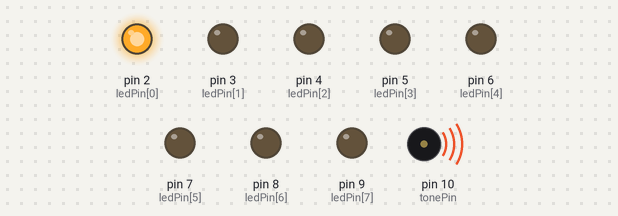
This sketch was run on a simulated Arduino Uno, built with avr-gcc and run on an emulated ATmega328P. On the bench: output pins drawn as LEDs (lit = HIGH), buzzer (waves = sounding).

Above: at 0.12 s.
At 1.1 s:
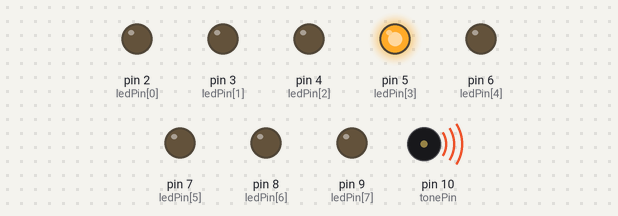
At 1.75 s:
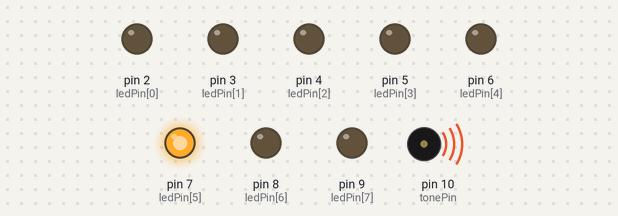
At 2.4 s:
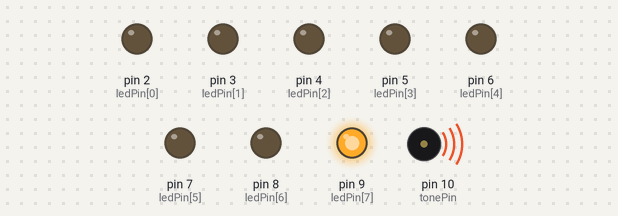
At 4.22 s:
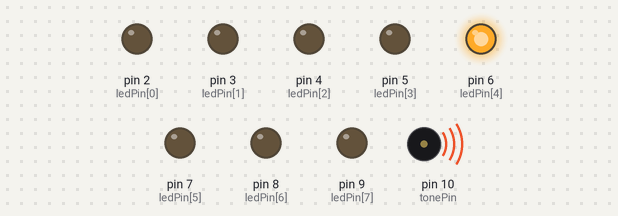
At 6.05 s:
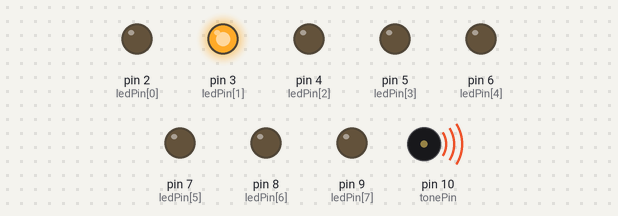
Timing chart, 0 to 6.4 s (numbered marks = the images above):
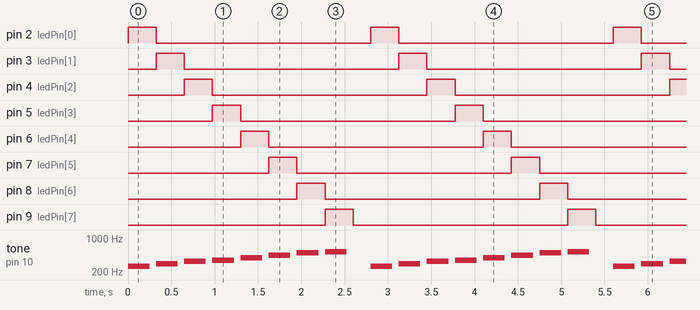

Measured:
- by itself, pin 2 (ledPin[0]), pin 3 (ledPin[1]), pin 4 (ledPin[2]), pin 5 (ledPin[3]), pin 6 (ledPin[4]), pin 7 (ledPin[5]), pin 8 (ledPin[6]), pin 9 (ledPin[7]): alternates HIGH for 0.33 s and LOW for 2.5 s
- by itself, tone on pin 10 (tonePin): repeats every 2.8 s: silent 0.08 s, 294 Hz 0.25 s, silent 0.08 s, 330 Hz 0.25 s, silent 0.08 s, 349 Hz 0.25 s, silent 0.08 s, 392 Hz 0.25 s, silent 0.08 s, 440 Hz 0.25 s, silent 0.08 s, 494 Hz 0.25 s, silent 0.08 s, 523 Hz 0.25 s, silent 0.28 s, 262 Hz 0.25 s

The sketch:

LED___.ino
```cpp
#define NOTE_C3 131
#define NOTE_D3 147
#define NOTE_E3 165
#define NOTE_F3 175
#define NOTE_G3 196
#define NOTE_A3 220
#define NOTE_B3 247
#define NOTE_C4 262
#define NOTE_D4 294
#define NOTE_E4 330
#define NOTE_F4 349
#define NOTE_G4 392
#define NOTE_A4 440
#define NOTE_B4 494
#define NOTE_C5 523

//note in the melody:
int melody[]={
  NOTE_C4, NOTE_D4, NOTE_E4, NOTE_F4, NOTE_G4, NOTE_A4, NOTE_B4, NOTE_C5
};

// note durations: 4= quarter note, 8 = eight note, etc. :
int noteDurations[]={
  4, 4, 4, 4, 4, 4, 4, 4
};

int ledPin[] ={
  2, 3, 4, 5, 6, 7, 8, 9
};

int tonePin=10;
int ledState;
void setup() {
  // put your setup code here, to run once:
  for(int thisLed=0;thisLed<8;thisLed++){
    pinMode(ledPin[thisLed],OUTPUT);
  }
}

void loop(){
  for(int thisNote =0; thisNote < sizeof(melody)/sizeof(melody[0]); thisNote++){
    int noteDuration = 1000 / noteDurations[thisNote];
    tone(tonePin, melody[thisNote], noteDuration);

    if(melody[thisNote]==NOTE_C4){
      digitalWrite(ledPin[0],HIGH);
      ledState=ledPin[0];
    }else if(melody[thisNote]==NOTE_D4){
      digitalWrite(ledPin[1],HIGH);
      ledState=ledPin[1];
    }else if(melody[thisNote]==NOTE_E4){
      digitalWrite(ledPin[2],HIGH);
      ledState=ledPin[2];
    }else if(melody[thisNote]==NOTE_F4){
      digitalWrite(ledPin[3],HIGH);
      ledState=ledPin[3];
    }else if(melody[thisNote]==NOTE_G4){
      digitalWrite(ledPin[4],HIGH);
      ledState=ledPin[4];
    }else if(melody[thisNote]==NOTE_A4){
      digitalWrite(ledPin[5],HIGH);
      ledState=ledPin[5];
    }else if(melody[thisNote]==NOTE_B4){
      digitalWrite(ledPin[6],HIGH);
      ledState=ledPin[6];
    }else if(melody[thisNote]==NOTE_C5){
      digitalWrite(ledPin[7],HIGH);
      ledState=ledPin[7];
    }
    int pauseBetweenNotes = noteDuration*1.30;
    delay(pauseBetweenNotes);

    noTone(tonePin);
    digitalWrite(ledState, LOW);
  }
    delay(200);
}
```
